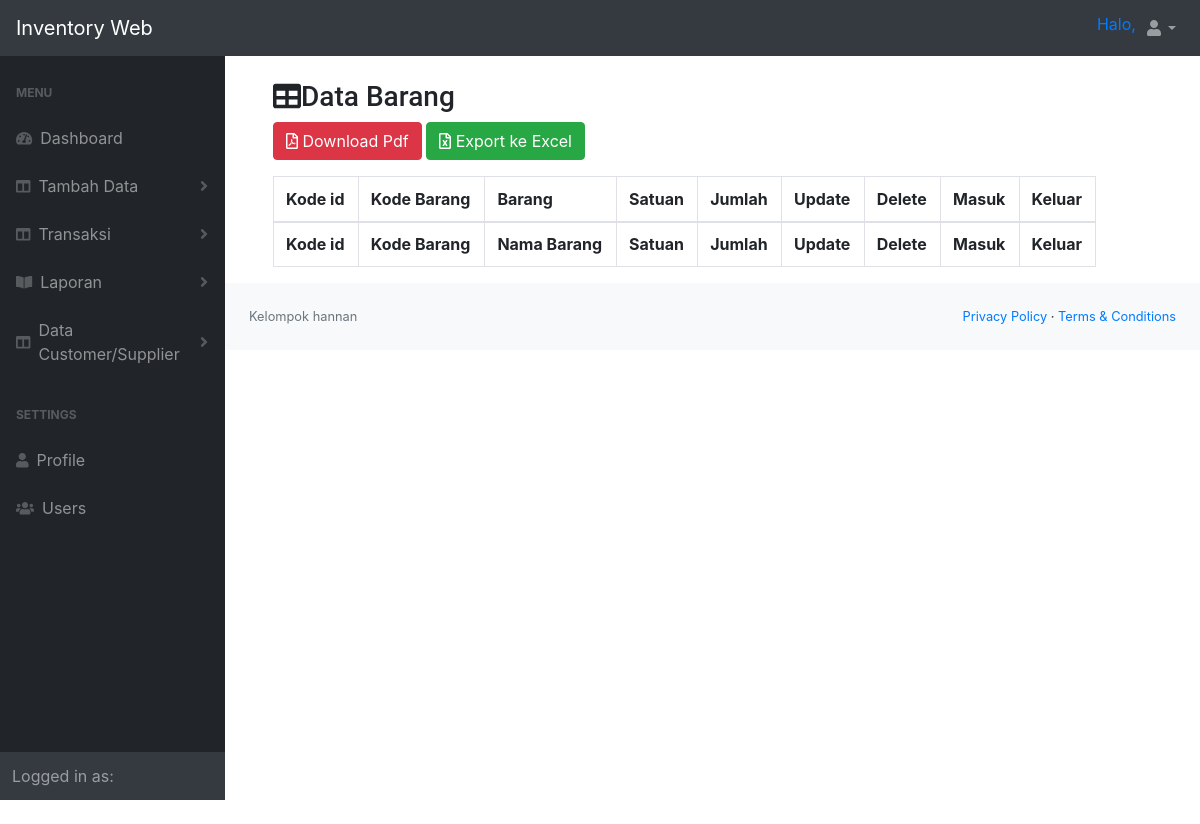
The page /index.php/beranda/laporandatabarang on the database as committed earlier.
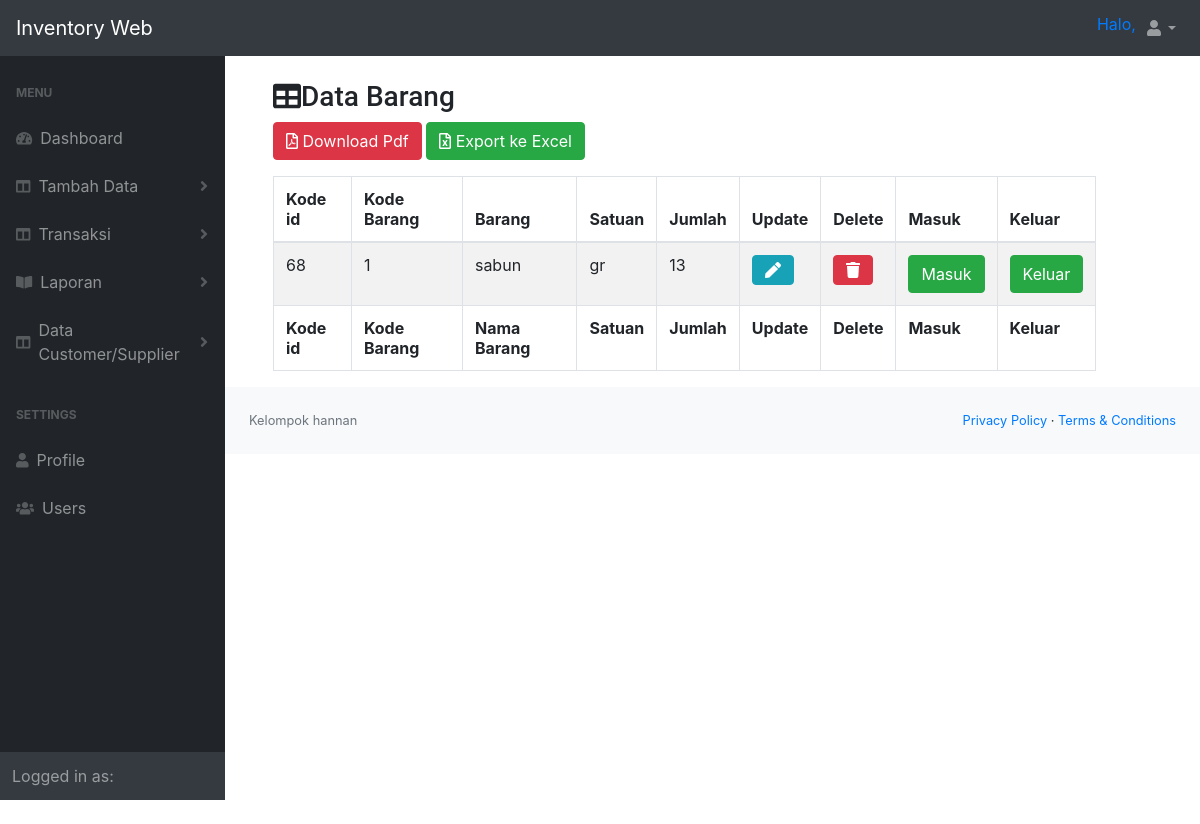
The same page on the database as committed later.
### tables this page shows
CREATE TABLE `databarang` (
  `id` int(20) NOT NULL,
  `kodebarang` int(20) NOT NULL,
  `namabarang` varchar(100) NOT NULL,
  `satuan` varchar(20) NOT NULL,
  `jumlah` int(15) NOT NULL
);

### application/controllers/Beranda.php (called while the page is built, shortened)
<?php
class Beranda extends CI_Controller
{
  public function laporandatabarang()
  {
    $this->load->model('M_admin');
    $data = array(
      'list_data' => $this->M_admin->select('databarang')
    );
    $this->load->view('V_Ldatabarang', $data);
    $this->load->view('Sidebar');
  }
}

### index.php (called while the page is built, shortened)
<?php
require_once BASEPATH.'core/CodeIgniter.php';

### application/models/M_admin.php (called while the page is built, shortened)
<?php
class M_admin extends CI_Model
{
  public function select($tabel)
  {
    $query = $this->db->get($tabel);
    return $query->result();
  }
}
?>

### application/views/V_Ldatabarang.php (the view, shortened to what this page needs)
<div id="layoutSidenav_content">
  <main>
    <div class="content-wrapper">
      <div class="row">
        <div class="col-md-12">
          <div class="container">
            <div class="box box-primary" style="width:94%;">
              <div class="container">
                <div class="box-body">
                  <h3 class="box-title"><i class="fa fa-table" aria-hidden="true"></i>Data Barang</h3>
                </div>
                <a href="<?= base_url('laporan/laporan_databarang_pdf'); ?>" class="btn btn-danger mb-3"><i class="far fa-file-pdf"></i> Download Pdf</a>
            <a href="<?= base_url('laporan/export_data_barang'); ?>" class="btn btn-success mb-3"><i class="far fa-file-excel"></i> Export ke Excel</a>
                <table id="example1" class="table table-bordered table-striped">
                  <thead>
                    <tr>
                      <th>Kode id</th>
                      <th>Kode Barang</th>
                      <th>Barang</th>
                      <th>Satuan</th>
                      <th>Jumlah</th>
                      <th>Update</th>
                      <th>Delete</th>
                      <th>Masuk</th>
                      <th>Keluar</th>
                    </tr>
                  </thead>
                  <tbody>
                    <tr>
                      <?php if (is_array($list_data)) { ?>
                        <?php foreach ($list_data as $dd) : ?>
                          <td><?= $dd->id; ?></td>
                          <td><?= $dd->kodebarang; ?></td>
                          <td><?= $dd->namabarang; ?></td>
                          <td><?= $dd->satuan; ?></td>
                          <td><?= $dd->jumlah; ?></td>
                          <td><a type="button" data-toggle="modal" class="btn btn-info" data-target="#modalkode" data-kode="<?php echo $dd->kodebarang; ?>" data-nama="<?php echo $dd->namabarang; ?>" data-satuan="<?php echo $dd->satuan; ?>" data-jumlah="<?php echo $dd->jumlah; ?>" id="buttonupdate" style="margin:auto;height:20%"><i class="fa fa-solid fa-pen" aria-hidden="true"></i></a></td>
                          <td><a type="button" class="btn btn-danger btn-delete" href="<?= base_url('beranda/delete_barang/' . $dd->id) ?>" id="buttondelete" style="margin:auto;height:20%"><i class="fa fa-trash" aria-hidden="true"></i></a></td>
                          <td><a type="button" class="btn btn-success" href="<?= base_url('beranda/masuk_data_barang/' . $dd->kodebarang) ?>" id="buttonmasuk" style="margin:auto;height:20%">Masuk</a></td>
                          <td><a type="button" class="btn btn-success" href="<?= base_url('beranda/keluar_data_barang/' . $dd->kodebarang) ?>" id="buttonkeluar" style="margin:auto;height:20%">Keluar</a></td>
                    </tr>
                  <?php endforeach; ?>
                <?php } else { ?>
                  <td colspan="7" align="center"><strong>Data Kosong</strong></td>
                <?php } ?>
                  </tbody>
                  <tfoot>
                    <tr>
                    <th>Kode id</th>
                      <th>Kode Barang</th>
                      <th>Nama Barang</th>
                      <th>Satuan</th>
                      <th>Jumlah</th>
                      <th>Update</th>
                      <th>Delete</th>
                      <th>Masuk</th>
                      <th>Keluar</th>
                    </tr>
                  </tfoot>
                </table>
              </div>
            </div>
            </div>
            </body>
            </html>

Rows that differ between the two databases and show on the page:
added databarang: id "68", kodebarang "1", namabarang "sabun", satuan "gr", jumlah "13"
